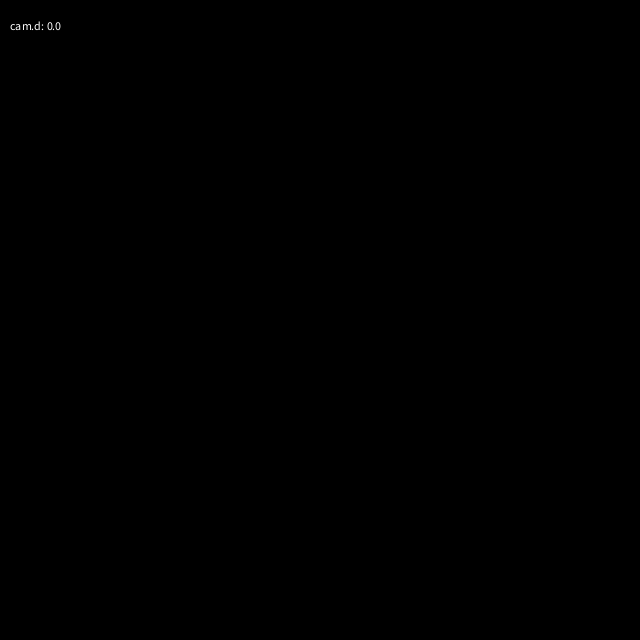
Frame 1 (no input)
Frame 60 (the mouse pressed at the canvas centre just before this capture): identical to frame 1, image omitted
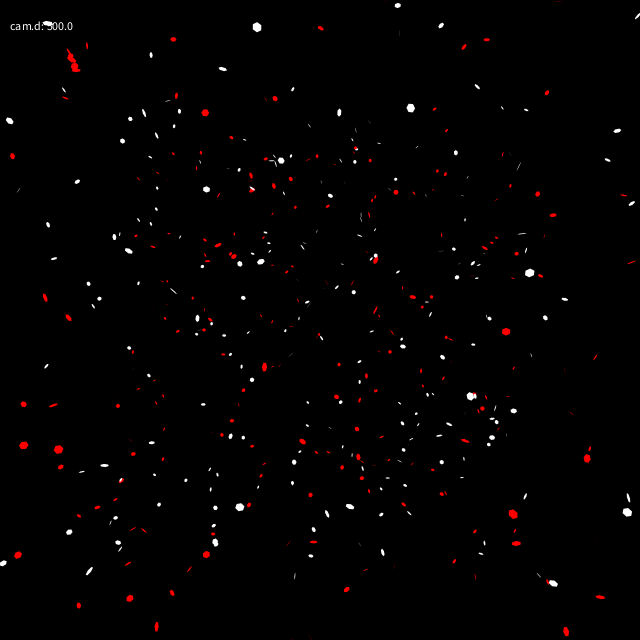
Frame 120 (the mouse held since frame 60 and released just before this capture)

The Processing sketch that drew these frames (run headless with seeded random() and noise(); from frame 60 on, the mouse is pressed at the canvas centre):

// Processing sketch: polys
// ── polys.pde
Camera cam;
ArrayList<Poly> stars;

void setup()
{
  size(640, 640);
  background(0);
  cam = new Camera();
  cam.d = 1;

  stars = new ArrayList<Poly>();
  int n = 6;
  for (int i = 0; i < 500; i++) {
    Poly p = new Poly(n);
    float r = 5;
    float x = random(-500, 500);
    float y = random(-500, 500);
    float z = random(1, 1000);
    for (int j = 0; j < p.v.length; j++) {
      p.v[j].x = r * cos(j * 2*PI/n) + x;
      p.v[j].y = r * sin(j * 2*PI/n) + y;
      p.v[j].z = z;
    }
    Point3D c = p.center();
    p.move(-c.x, -c.y, -c.z);
    p.rot(random(0, 2*PI), random(0, 2*PI), random(0, 2*PI));
    p.move(c.x, c.y, c.z);
    stars.add(p);
  }
}

void draw()
{
  background(0);
  cam.d = 1000.0 * mouseX / width;
  int n = stars.size();
  for (int i = 0; i < n; i++) {
    Poly p = stars.get(i);
    p.move(0, 0, -1);
    if (p.v[0].z < 0) {
      p.move(0, 0, 1000);
    }
    Point3D c = p.center();
    p.move(-c.x, -c.y, -c.z);
    p.rot(PI/100, PI/100, PI/100);
    p.move(c.x, c.y, c.z);
    boolean tooNear = false;
    for (int j = 0; j < p.v.length; j++) {
      if (p.v[j].z < 0) {
        tooNear = true;
        break;
      }
    }
    if (!tooNear) {
      p.draw(cam);
    }
  }
  fill(255);
  text("cam.d: " + cam.d, 10, 30);
}

// ── Poly.pde
class Point2D
{
  float x, y;
}

class Point3D
{
  float x, y, z;
}

class Camera
{
  float d;
  Point2D proj(Point3D p)
  {
    Point2D q = new Point2D();
    q.x = d * p.x / (d + p.z);
    q.y = d * p.y / (d + p.z);
    return q;
  }
}

class Poly
{
  float x, y, z;
  float r, theta, phi;
  Point3D v[];
  private Point2D v2d[];
  
  Poly(int n)
  {
    v = new Point3D[n];
    v2d = new Point2D[n];
    for (int i = 0; i < v.length; i++) {
      v[i] = new Point3D();
    }
  }
  
  void draw(Camera cam)
  {
    for (int i = 0; i < v2d.length; i++) {
      v2d[i] = cam.proj(v[i]);
      v2d[i].x += width / 2;
      v2d[i].y += height / 2;
    }
    float ax = v2d[1].x - v2d[0].x;
    float ay = v2d[1].y - v2d[0].y;
    float bx = v2d[2].x - v2d[0].x;
    float by = v2d[2].y - v2d[0].y;
    float ext = ax*by-ay*bx;
    if (ext < 0) {
      fill(255, 0, 0);
    } else {
      fill(255);
    }
    noStroke();
    beginShape();
    for (int i = 0; i < v2d.length; i++) {
      vertex(v2d[i].x, v2d[i].y);
    }
    endShape(CLOSE);
  }

  Point3D center()
  {
    Point3D c = new Point3D();
    c.x = c.y = c.z = 0;
    for (int i = 0; i < v.length; i++) {
      c.x += v[i].x;
      c.y += v[i].y;
      c.z += v[i].z;
    }
    c.x /= v.length;
    c.y /= v.length;
    c.z /= v.length;
    return c;
  }
  
  void rot(float rx, float ry, float rz)
  {
    for (int i = 0; i < v.length; i++) {
      float r, theta;

      r = mag(v[i].z, v[i].y);
      theta = atan2(v[i].y, v[i].z);
      v[i].z = r * cos(theta + rx);
      v[i].y = r * sin(theta + rx);

      r = mag(v[i].z, v[i].x);
      theta = atan2(v[i].x, v[i].z);
      v[i].z = r * cos(theta + ry);
      v[i].x = r * sin(theta + ry);

      r = mag(v[i].x, v[i].y);
      theta = atan2(v[i].y, v[i].x);
      v[i].x = r * cos(theta + rz);
      v[i].y = r * sin(theta + rz);
    }
  }
  
  void move(float dx, float dy, float dz)
  {
    for (int i = 0; i < v.length; i++) {
      v[i].x += dx;
      v[i].y += dy;
      v[i].z += dz;
    }
  }
}
